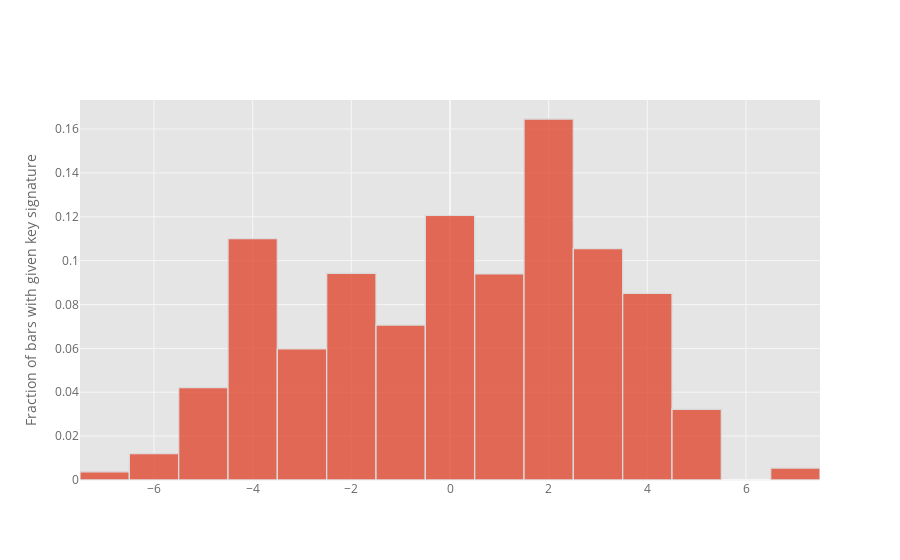

The notebook cell saved with this chart:
### Markdown cell above
### Distribution of key signatures

### Code cell
measure_list.keysig.iplot('hist', yTitle = 'Fraction of bars with given key signature', histnorm = 'probability')

### Figure 1 — Plotly figure (JSON) as saved in the notebook; plotly's stock layout.template omitted (floating-point values rounded to 4 significant figures; data arrays with more than 128 entries replaced by an {"elided": "..."} marker saying what was removed)
{"data": [{"histfunc": "count", "histnorm": "probability", "marker": {"color": "rgba(226, 74, 51, 1.0)", "line": {"color": "#D9D9D9", "width": 1.3}}, "name": "keysig", "opacity": 0.8, "orientation": "v", "type": "histogram", "x": {"elided": "9145 int values"}}], "layout": {"autosize": true, "barmode": "overlay", "legend": {"bgcolor": "#FFFFFF", "font": {"color": "#666666"}}, "paper_bgcolor": "#FFFFFF", "plot_bgcolor": "#E5E5E5", "title": {"font": {"color": "#151516"}}, "xaxis": {"autorange": true, "gridcolor": "#F6F6F6", "range": [-7.5, 7.5], "showgrid": true, "tickfont": {"color": "#666666"}, "title": {"font": {"color": "#666666"}, "text": ""}, "type": "linear", "zerolinecolor": "#F6F6F6"}, "yaxis": {"autorange": true, "gridcolor": "#F6F6F6", "range": [0, 0.1732], "showgrid": true, "tickfont": {"color": "#666666"}, "title": {"font": {"color": "#666666"}, "text": "Fraction of bars with given key signature"}, "zerolinecolor": "#F6F6F6"}}}
